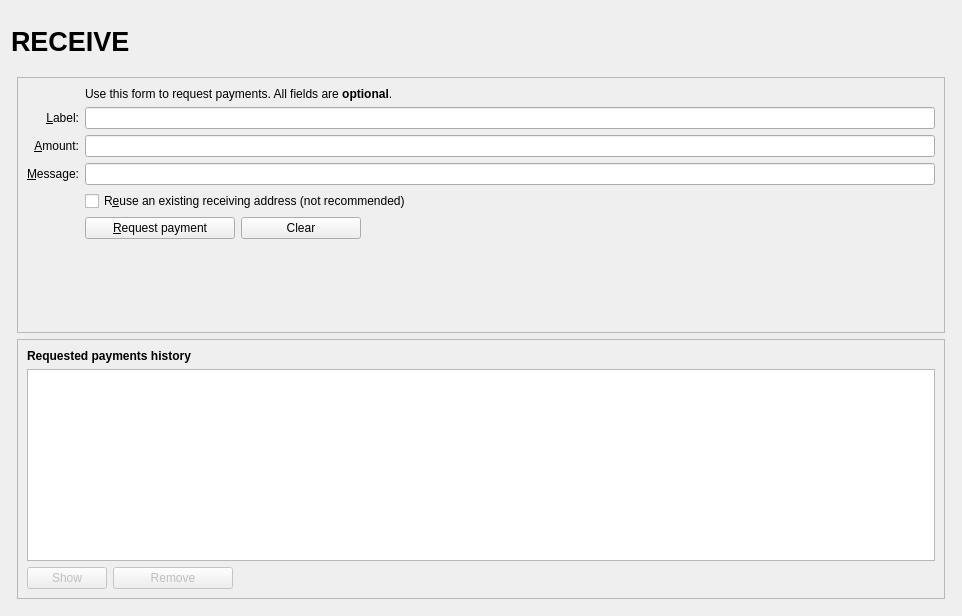
<?xml version="1.0" encoding="UTF-8"?>
<ui version="4.0">
 <class>ReceiveCoinsDialog</class>
 <widget class="QWidget" name="ReceiveCoinsDialog">
  <property name="geometry">
   <rect>
    <x>0</x>
    <y>0</y>
    <width>962</width>
    <height>616</height>
   </rect>
  </property>
  <layout class="QVBoxLayout" name="verticalLayout" stretch="0">
   <item>
    <layout class="QVBoxLayout" name="verticalLayout_Master" stretch="0,1">
     <property name="spacing">
      <number>0</number>
     </property>
     <item>
      <widget class="QFrame" name="frame_Header">
       <layout class="QVBoxLayout" name="verticalLayout_8">
        <property name="leftMargin">
         <number>0</number>
        </property>
        <property name="topMargin">
         <number>0</number>
        </property>
        <property name="rightMargin">
         <number>0</number>
        </property>
        <property name="bottomMargin">
         <number>0</number>
        </property>
        <item>
         <layout class="QHBoxLayout" name="horizontalLayout_Header" stretch="1,0,1">
          <item>
           <widget class="QLabel" name="labelOverviewHeaderLeft">
            <property name="minimumSize">
             <size>
              <width>464</width>
              <height>60</height>
             </size>
            </property>
            <property name="maximumSize">
             <size>
              <width>16777215</width>
              <height>60</height>
             </size>
            </property>
            <property name="font">
             <font>
              <pointsize>20</pointsize>
              <weight>75</weight>
              <bold>true</bold>
             </font>
            </property>
            <property name="text">
             <string>RECEIVE</string>
            </property>
           </widget>
          </item>
          <item>
           <spacer name="horizontalSpacer_3">
            <property name="orientation">
             <enum>Qt::Horizontal</enum>
            </property>
            <property name="sizeHint" stdset="0">
             <size>
              <width>40</width>
              <height>20</height>
             </size>
            </property>
           </spacer>
          </item>
          <item>
           <widget class="QLabel" name="labelOverviewHeaderRight">
            <property name="minimumSize">
             <size>
              <width>464</width>
              <height>60</height>
             </size>
            </property>
            <property name="maximumSize">
             <size>
              <width>16777215</width>
              <height>60</height>
             </size>
            </property>
            <property name="font">
             <font>
              <pointsize>14</pointsize>
             </font>
            </property>
            <property name="text">
             <string/>
            </property>
            <property name="alignment">
             <set>Qt::AlignRight|Qt::AlignTrailing|Qt::AlignVCenter</set>
            </property>
           </widget>
          </item>
         </layout>
        </item>
       </layout>
      </widget>
     </item>
     <item>
      <widget class="QFrame" name="frame_BG">
       <layout class="QVBoxLayout" name="verticalLayout_5">
        <property name="leftMargin">
         <number>6</number>
        </property>
        <property name="topMargin">
         <number>6</number>
        </property>
        <property name="rightMargin">
         <number>6</number>
        </property>
        <property name="bottomMargin">
         <number>6</number>
        </property>
        <item>
         <widget class="QFrame" name="frame2">
          <property name="sizePolicy">
           <sizepolicy hsizetype="Preferred" vsizetype="Expanding">
            <horstretch>0</horstretch>
            <verstretch>0</verstretch>
           </sizepolicy>
          </property>
          <property name="frameShape">
           <enum>QFrame::StyledPanel</enum>
          </property>
          <property name="frameShadow">
           <enum>QFrame::Sunken</enum>
          </property>
          <layout class="QVBoxLayout" name="verticalLayout_3">
           <item>
            <layout class="QGridLayout" name="gridLayout">
             <item row="7" column="2">
              <widget class="QCheckBox" name="reuseAddress">
               <property name="toolTip">
                <string>Reuse one of the previously used receiving addresses.&lt;br&gt;Reusing addresses has security and privacy issues.&lt;br&gt;Do not use this unless re-generating a payment request made before.</string>
               </property>
               <property name="text">
                <string>R&amp;euse an existing receiving address (not recommended)</string>
               </property>
              </widget>
             </item>
             <item row="7" column="0">
              <widget class="QLabel" name="label_4">
               <property name="text">
                <string/>
               </property>
              </widget>
             </item>
             <item row="6" column="0">
              <widget class="QLabel" name="label_3">
               <property name="toolTip">
                <string>An optional message to attach to the payment request, which will be displayed when the request is opened. Note: The message will not be sent with the payment over the ZIJA network.</string>
               </property>
               <property name="text">
                <string>&amp;Message:</string>
               </property>
               <property name="alignment">
                <set>Qt::AlignRight|Qt::AlignTrailing|Qt::AlignVCenter</set>
               </property>
               <property name="buddy">
                <cstring>reqMessage</cstring>
               </property>
              </widget>
             </item>
             <item row="4" column="2">
              <widget class="QLineEdit" name="reqLabel">
               <property name="toolTip">
                <string>An optional label to associate with the new receiving address.</string>
               </property>
              </widget>
             </item>
             <item row="6" column="2">
              <widget class="QLineEdit" name="reqMessage">
               <property name="toolTip">
                <string>An optional message to attach to the payment request, which will be displayed when the request is opened.&lt;br&gt;Note: The message will not be sent with the payment over the ZIJA network.</string>
               </property>
              </widget>
             </item>
             <item row="2" column="2">
              <widget class="QLabel" name="label_5">
               <property name="text">
                <string>Use this form to request payments. All fields are &lt;b&gt;optional&lt;/b&gt;.</string>
               </property>
              </widget>
             </item>
             <item row="4" column="0">
              <widget class="QLabel" name="label_2">
               <property name="toolTip">
                <string>An optional label to associate with the new receiving address.</string>
               </property>
               <property name="text">
                <string>&amp;Label:</string>
               </property>
               <property name="alignment">
                <set>Qt::AlignRight|Qt::AlignTrailing|Qt::AlignVCenter</set>
               </property>
               <property name="buddy">
                <cstring>reqLabel</cstring>
               </property>
              </widget>
             </item>
             <item row="5" column="0">
              <widget class="QLabel" name="label">
               <property name="toolTip">
                <string>An optional amount to request. Leave this empty or zero to not request a specific amount.</string>
               </property>
               <property name="text">
                <string>&amp;Amount:</string>
               </property>
               <property name="alignment">
                <set>Qt::AlignRight|Qt::AlignTrailing|Qt::AlignVCenter</set>
               </property>
               <property name="buddy">
                <cstring>reqAmount</cstring>
               </property>
              </widget>
             </item>
             <item row="5" column="2">
              <widget class="BitcoinAmountField" name="reqAmount">
               <property name="minimumSize">
                <size>
                 <width>80</width>
                 <height>0</height>
                </size>
               </property>
               <property name="toolTip">
                <string>An optional amount to request. Leave this empty or zero to not request a specific amount.</string>
               </property>
              </widget>
             </item>
             <item row="8" column="0">
              <widget class="QLabel" name="label_7">
               <property name="text">
                <string/>
               </property>
              </widget>
             </item>
             <item row="8" column="2">
              <layout class="QHBoxLayout" name="horizontalLayout">
               <item>
                <widget class="QPushButton" name="receiveButton">
                 <property name="minimumSize">
                  <size>
                   <width>150</width>
                   <height>0</height>
                  </size>
                 </property>
                 <property name="text">
                  <string>&amp;Request payment</string>
                 </property>
                 <property name="icon">
                  <iconset resource="../zija.qrc">
                   <normaloff>:/icons/receiving_addresses</normaloff>:/icons/receiving_addresses</iconset>
                 </property>
                </widget>
               </item>
               <item>
                <widget class="QPushButton" name="clearButton">
                 <property name="sizePolicy">
                  <sizepolicy hsizetype="Minimum" vsizetype="Fixed">
                   <horstretch>0</horstretch>
                   <verstretch>0</verstretch>
                  </sizepolicy>
                 </property>
                 <property name="minimumSize">
                <size>
                 <width>120</width>
                 <height>0</height>
                </size>
               </property>
                 <property name="toolTip">
                  <string>Clear all fields of the form.</string>
                 </property>
                 <property name="text">
                  <string>Clear</string>
                 </property>
                 <!-- <property name="icon">
                  <iconset resource="../zija.qrc">
                   <normaloff>:/icons/remove</normaloff>:/icons/remove</iconset>
                 </property> -->
                 <property name="autoDefault">
                  <bool>false</bool>
                 </property>
                </widget>
               </item>
               <item>
                <spacer name="horizontalSpacer">
                 <property name="orientation">
                  <enum>Qt::Horizontal</enum>
                 </property>
                 <property name="sizeHint" stdset="0">
                  <size>
                   <width>40</width>
                   <height>20</height>
                  </size>
                 </property>
                </spacer>
               </item>
              </layout>
             </item>
             <item row="9" column="2">
              <spacer name="verticalSpacer">
               <property name="orientation">
                <enum>Qt::Vertical</enum>
               </property>
               <property name="sizeHint" stdset="0">
                <size>
                 <width>20</width>
                 <height>40</height>
                </size>
               </property>
              </spacer>
             </item>
            </layout>
           </item>
          </layout>
         </widget>
        </item>
        <item>
         <widget class="QFrame" name="frame">
          <property name="sizePolicy">
           <sizepolicy hsizetype="Preferred" vsizetype="Expanding">
            <horstretch>0</horstretch>
            <verstretch>0</verstretch>
           </sizepolicy>
          </property>
          <property name="frameShape">
           <enum>QFrame::StyledPanel</enum>
          </property>
          <property name="frameShadow">
           <enum>QFrame::Raised</enum>
          </property>
          <layout class="QVBoxLayout" name="verticalLayout_2">
           <item>
            <widget class="QLabel" name="label_6">
             <property name="font">
              <font>
               <weight>75</weight>
               <bold>true</bold>
              </font>
             </property>
             <property name="text">
              <string>Requested payments history</string>
             </property>
            </widget>
           </item>
           <item>
            <widget class="QTableView" name="recentRequestsView">
             <property name="palette">
              <palette>
               <active>
                <colorrole role="Text">
                 <brush brushstyle="SolidPattern">
                  <color alpha="255">
                   <red>51</red>
                   <green>51</green>
                   <blue>51</blue>
                  </color>
                 </brush>
                </colorrole>
               </active>
               <inactive>
                <colorrole role="Text">
                 <brush brushstyle="SolidPattern">
                  <color alpha="255">
                   <red>51</red>
                   <green>51</green>
                   <blue>51</blue>
                  </color>
                 </brush>
                </colorrole>
               </inactive>
               <disabled>
                <colorrole role="Text">
                 <brush brushstyle="SolidPattern">
                  <color alpha="255">
                   <red>85</red>
                   <green>85</green>
                   <blue>85</blue>
                  </color>
                 </brush>
                </colorrole>
               </disabled>
              </palette>
             </property>
             <property name="contextMenuPolicy">
              <enum>Qt::CustomContextMenu</enum>
             </property>
             <property name="tabKeyNavigation">
              <bool>false</bool>
             </property>
             <property name="sortingEnabled">
              <bool>true</bool>
             </property>
            </widget>
           </item>
           <item>
            <layout class="QHBoxLayout" name="horizontalLayout_2">
             <item>
              <widget class="QPushButton" name="showRequestButton">
               <property name="enabled">
                <bool>false</bool>
               </property>
               <property name="toolTip">
                <string>Show the selected request (does the same as double clicking an entry)</string>
               </property>
               <property name="text">
                <string>Show</string>
               </property>
               <property name="icon">
                <iconset resource="../zija.qrc">
                 <normaloff>:/icons/edit</normaloff>:/icons/edit</iconset>
               </property>
               <property name="autoDefault">
                <bool>false</bool>
               </property>
              </widget>
             </item>
             <item>
              <widget class="QPushButton" name="removeRequestButton">
               <property name="enabled">
                <bool>false</bool>
               </property>
               <property name="minimumSize">
                <size>
                 <width>120</width>
                 <height>0</height>
                </size>
               </property>
               <property name="toolTip">
                <string>Remove the selected entries from the list</string>
               </property>
               <property name="text">
                <string>Remove</string>
               </property>
               <!-- <property name="icon">
                <iconset resource="../zija.qrc">
                 <normaloff>:/icons/remove</normaloff>:/icons/remove</iconset>
               </property> -->
               <property name="autoDefault">
                <bool>false</bool>
               </property>
              </widget>
             </item>
             <item>
              <spacer name="horizontalSpacer_2">
               <property name="orientation">
                <enum>Qt::Horizontal</enum>
               </property>
               <property name="sizeHint" stdset="0">
                <size>
                 <width>40</width>
                 <height>20</height>
                </size>
               </property>
              </spacer>
             </item>
            </layout>
           </item>
          </layout>
         </widget>
        </item>
       </layout>
      </widget>
     </item>
    </layout>
   </item>
  </layout>
 </widget>
 <customwidgets>
  <customwidget>
   <class>BitcoinAmountField</class>
   <extends>QLineEdit</extends>
   <header>bitcoinamountfield.h</header>
   <container>1</container>
  </customwidget>
 </customwidgets>
 <tabstops>
  <tabstop>reqLabel</tabstop>
  <tabstop>reqAmount</tabstop>
  <tabstop>reqMessage</tabstop>
  <tabstop>reuseAddress</tabstop>
  <tabstop>receiveButton</tabstop>
  <tabstop>clearButton</tabstop>
  <tabstop>recentRequestsView</tabstop>
  <tabstop>showRequestButton</tabstop>
  <tabstop>removeRequestButton</tabstop>
 </tabstops>
 <resources>
  <include location="../zija.qrc"/>
 </resources>
 <connections/>
</ui>
